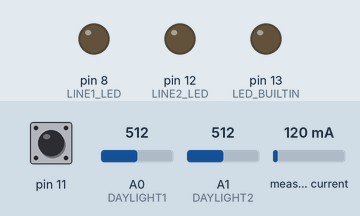
Recording of a program running on a simulated Arduino Nano, built with avr-gcc and run on an emulated ATmega328P. Shown: output pins drawn as LEDs (lit = HIGH). Inputs (shaded band) come from the test bench; at power-on: pin 11 HIGH, A0 (DAYLIGHT1) = 512, A1 (DAYLIGHT2) = 512, measured current 120 mA. Pins used as bus, display or sensor lines are not drawn; what the program prints to the serial monitor is not drawn.

Above: at 1.2 s.
1.3 s: pin 11 pulled LOW for 0.15 s
At 3.1 s:
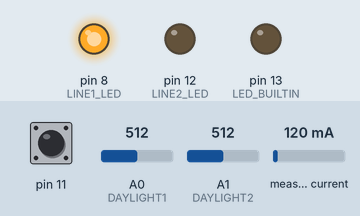
4.7 s: pin 11 pulled LOW for 1 s
At 6.9 s:
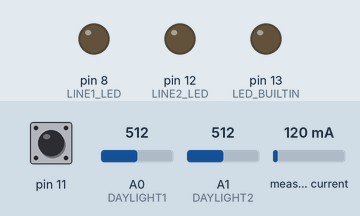
7.4 s: pin 11 pulled LOW for 3.2 s
At 11.8 s:
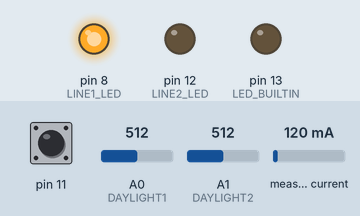
12.3 s: pin 11 pulsed LOW 5 times (0.12 s each, 0.3 s apart)
At 13.2 s:
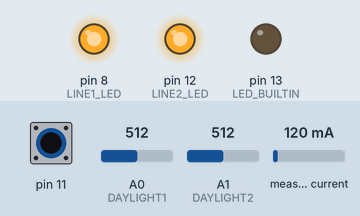
15.3 s: pin 11 pulsed LOW 2 times (0.12 s each, 0.3 s apart)
At 16.3 s:
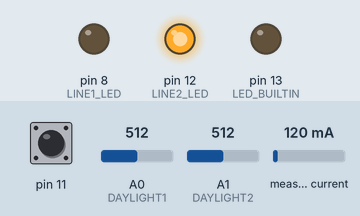
Timing chart, 0 to 18.3 s (numbered marks = the images above; inputs shaded):
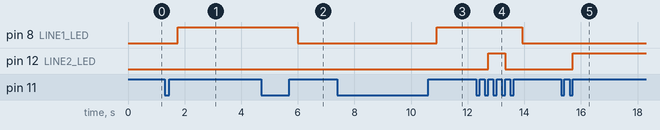

The program:

main.cpp
```cpp
#include <Arduino.h>
#include <avr/pgmspace.h>
#include <avr/wdt.h>
#include <SoftwareSerial.h>
#include <ACS712.h>
#include "definitions.h"
#include "functions.h"
#include "cmd.h"
#include "commands.h"
#include "buttons.h"

ACS712 sensor(ACS712_20A, POWERSENSOR);
double flow;

void setup()
 {
  pinMode(LED_BUILTIN, OUTPUT);
  pinMode(LINE1, OUTPUT);
  pinMode(LINE2, OUTPUT);
  pinMode(LINE1_LED, OUTPUT);
  pinMode(LINE2_LED, OUTPUT);
  LINE1_OFF();
  LINE2_OFF();
  SetupButtons();
  Serial.begin(9600);
  cmdInit(9600);
  while (!Serial);        //Περίμενε
  Serial.println(F("***** EEKYP - LIGHT AUTOMATION (c)2025 [1o EPAL PREVEZAS - EK PREVEZAS] *****"));
  Serial1.begin(9600);
  //cmdInit(9600);
  sensor.calibrate();
  init_commands(); //Αρχικοποίησε εντολές για την σειριακή γραμμή εντολών
  interval1 = millis();
 }

void loop()
 {
  but_prog.CheckBP();
  cmdPoll(); //Έλεγξε για εντολή στην κονσόλα
  if ((millis() - interval1) > AQUIRE_MS)
     {
      daylight1 = analogRead(DAYLIGHT1);
      daylight2 = analogRead(DAYLIGHT2);
      daylight1 = map(daylight1, 0, 1023, 0, 100);
      daylight2 = map(daylight2, 0, 1023, 0, 100);
      char tmp[70], current_cstr[6];
      flow = sensor.getCurrentAC();
      if (flow <= .07)
          flow = 0.0;
      dtostrf(flow, 2, 2, current_cstr);
      sprintf(tmp,"s_raw %d %d %s %d %d", daylight1, daylight2, current_cstr, line1_state, line2_state);
      //Serial.println(tmp); //Debug
      if (Serial1.available() == 0)
          Serial1.println(tmp);
      interval1 = millis();
     }
 }
```

buttons.h
```cpp
#define PULL_UP     HIGH
void SetupButtons(void);
void But_Click(void);
void But_Long_Click(void);
void But_Dbl_Click(void);

class Buttons
{
 private:
   int _pin;

    // Properties //
   ////////////////

   // Debounce period to prevent flickering when pressing or releasing the button (in ms)
   int Debounce;
   // Max period between clicks for a double click event (in ms)
   int DblClickDelay;
   // Hold period for a long press event (in ms)
   int LongPressDelay;

    // Variables //
   ///////////////

   // Value read from button
   boolean state;
   // Last value of button state
   boolean _lastState;
   // whether we're waiting for a double click (down)
   boolean _dblClickWaiting;
   // whether to register a double click on next release, or whether to wait and click
   boolean _dblClickOnNextUp;
   // whether it's OK to do a single click
   boolean _singleClickOK;

   // time the button was pressed down
   long _downTime;
   // time the button was released
   long _upTime;

   // whether to ignore the button release because the click+hold was triggered
   boolean _ignoreUP;
   // when held, whether to wait for the up event
   boolean _waitForUP;
   // whether or not the hold event happened already
   boolean _longPressHappened;

 public:
   void (*OnClick)(void);
   void (*OnDblClick)(void);
   void (*OnLongPress)(void);

 Buttons()
     {
      // Initialization of properties
      Debounce = 30;
      DblClickDelay = 300; //300
      LongPressDelay = 5000;

      // Initialization of variables
      state = true;
      _lastState = true;
      _dblClickWaiting = false;
      _dblClickOnNextUp = false;
      _singleClickOK = false; //Default = true
      _downTime = -1;
      _upTime = -1;
      _ignoreUP = false;
      _waitForUP = false;
      _longPressHappened = false;
     }

   void Configure(int pin)
      {
       _pin = pin;
       pinMode(_pin, INPUT_PULLUP); //Κάνε το pin είσοδο Pull Up
      }

   void CheckBP(void)
      {
       int resultEvent = 0;
       long millisRes = millis();
       state = digitalRead(_pin);
       //---- Κουμπί πατήθηκε ----
       if (state != PULL_UP && _lastState == PULL_UP  && (millisRes - _upTime) > Debounce)
          {
           //Serial.println("button down"); //Debug
           _downTime = millisRes;
           _ignoreUP = false;
           _waitForUP = false;
           _singleClickOK = true;
           _longPressHappened = false;
           if ((millisRes - _upTime) < DblClickDelay && _dblClickOnNextUp == false && _dblClickWaiting == true)
               _dblClickOnNextUp = true;
           else
               _dblClickOnNextUp = false;
           _dblClickWaiting = false;
          }
       // Button released
       else if (state == PULL_UP && _lastState != PULL_UP && (millisRes - _downTime) > Debounce)
          {
           //Serial.println("button up");
           if (_ignoreUP == false) //Replace "(!_ignoreUP)" by "(not _ignoreUP)"
              {
               _upTime = millisRes;
               if (_dblClickOnNextUp == false)
                   _dblClickWaiting = true;
               else
                  {
                   resultEvent = 2;
                   _dblClickOnNextUp = false;
                   _dblClickWaiting = false;
                   _singleClickOK = false;
                  }
              }
          }

       // Test for normal click event: DblClickDelay expired
       if (state == PULL_UP && (millisRes - _upTime) >= DblClickDelay && _dblClickWaiting == true && _dblClickOnNextUp == false && _singleClickOK == true && resultEvent != 2)
          {
           resultEvent = 1;
           _dblClickWaiting = false;
          }

       //----- Έλεγχος για παρατεταμένο πάτημα -----
       //Είναι πατημένο και ο χρόνος πέρασε την καθυστέρηση του LongPressDelay
       if (state != PULL_UP && (millisRes - _downTime) >= LongPressDelay)
          {
           //Πυροδότησε το παρατεταμένο πάτημα
           // Αν δεν πατήθηκε πριν παρατεταμένα
           if (_longPressHappened == false)
              {
               resultEvent = 3;
               _waitForUP = true;
               _ignoreUP = true;
               _dblClickOnNextUp = false;
               _dblClickWaiting = false;
               _downTime = millis(); //ισως δεν χρειάζεται
               _longPressHappened = true;
              }
          }
       _lastState = state;
       //if (resultEvent!=0)
       //  Serial.println((String)"resultEvent: " + (String) resultEvent);

       if (resultEvent == 1 && OnClick) OnClick();
       if (resultEvent == 2 && OnDblClick) OnDblClick();
       if (resultEvent == 3 && OnLongPress) OnLongPress();
       //  if (resultEvent != 0)
       //    Usb.println(resultEvent);
      } //Τέλος της CheckBP()
};  //Τέλος ορισμού της κλάσης

Buttons but_prog;

void SetupButtons()
{
 but_prog.Configure(BUTTON1);
 but_prog.OnClick = But_Click;
 but_prog.OnLongPress = But_Long_Click;
 but_prog.OnDblClick = But_Dbl_Click;
}

//Όταν πατιέται ένα κλικ στο button
void But_Click()
{
 //Serial.println("Button Click"); //Debug
 if (line1_state)
    { LINE1_OFF(); }
 else
    { LINE1_ON(); }
}

//Όταν πατιέται παρατεταμένα
void But_Long_Click()
{
 //Serial.println("Button Long Click"); //Debug
 if (Serial1.available() == 0) Serial1.println(F("defaults"));
}

//Όταν πατιέται διπλό κλικ
void But_Dbl_Click()
{
 //Serial.println("Button Double Click"); //Debug
 if (line2_state)
    { LINE2_OFF(); }
 else
    { LINE2_ON(); }
}
```

cmd.h
```cpp
#define MAX_MSG_SIZE    30

typedef void (*Func)(int argc, char **argv);

Func execFunc;

typedef struct _L_cmd
    {
	  const char *cmd;
	  const Func ExecSub;
	  const struct _L_cmd *next;
	} L_cmd;


const char cmd_prompt[] PROGMEM = "CMD >> ";
const char cmd_unrecog[] PROGMEM = "CMD: Command not recognized.";

void cmdInit(uint32_t);
void cmdPoll(void);
void cmd_handler(void);
void cmd_parse(char*);
void cmd_display(void);

byte msg[MAX_MSG_SIZE], *msg_ptr;

//Συνδεδεμένη λίστα με τις εντολές στην Program Memory
L_cmd *cmd_tbl;

SoftwareSerial Serial1(RxPin, TxPin);

void cmdInit(uint32_t speed)
{
 msg_ptr = msg; //Αρχικοποίηση του δείκτη msg_ptr
 cmd_display(); //Εμφάνισε prompt
 //Serial1.begin(speed);
}

void cmdPoll(void)
{
 while (Serial1.available())  //Serial.available για Hardware Serial
       {
        cmd_handler();
       }
}

void cmd_handler()
{
    char c = Serial1.read(); ////Serial.read() για Hardware Serial

    switch (c)
    {
	//Πατήθηκε το enter
    case '\r':
    case '\n':
        *msg_ptr = '\0';	//Τερμάτισε το msg με \0
        Serial.println((char *)msg); //Debug
        cmd_parse((char *)msg);	//Κάλεσε συνάρτηση ελέγχου της εντολής
        msg_ptr = msg;		//Δείξε στην αρχή του μηνύματος για την επόμενη φορά
        break;
    //Πατήθηκε το backspace
    case '\b':
    case 127:  //Αν χρησιμοποιώ το putty //Κανονικά '\b'
        //Serial.print(c);
        if (msg_ptr > msg)
        {
            msg_ptr--;
        }
        break;
    //Αποθήκευσε τους χαρακτήρες στο msg[] ώστε να δημιουργηθεί η εντολή
    default:
	    //Serial.print(c);
        *msg_ptr++ = c;
        break;
    }
}

void cmd_parse(char *cmd)
{
    byte argc, i = 0;
    char *argv[30];
    //char buf[40];
    L_cmd *cmd_entry;
    // parse the command line statement and break it up into space-delimited
    // strings. the array of strings will be saved in the argv array.
    if (strlen(cmd) > 0)
       {
        argv[i] = strtok(cmd, " ");
        do
          {
           argv[++i] = strtok(NULL, " ");
          } while ((i < 30) && (argv[i] != NULL));

        //Αποθήκευσε τον αριθμό των ορισμάτων
        argc = i;

	    //Αν δεν πατήθηκε απλώς enter
	    if (argv[0] != NULL)
	       {
	        //Ψάξε στο λεξικό να βρεις την εντολή που δόθηκε στο prompt. Το argv[0] έχει την εντολή
	        for (cmd_entry = cmd_tbl; cmd_entry != NULL; cmd_entry = (L_cmd*)pgm_read_word(&cmd_entry->next))
                {
                 if (!strcmp_P(argv[0], (char*)pgm_read_word(&cmd_entry->cmd)))
                    {
                     execFunc = (Func)pgm_read_word(&cmd_entry->ExecSub);
			         execFunc(argc, argv);
			         //cmd_display();
                     return;
                    }
                }
            //Η εντολή δεν αναγνωρίστηκε. Εμφάνισε μήνυμα λάθους
            //strcpy_P(buf, cmd_unrecog);
            Serial.println(F("Command not recognized."));
            //Serial.println(buf);
           }
       }

	//Εμφάνισε το prompt
	//cmd_display();
}

void cmd_display()
{
    char buf[40];
    strcpy_P(buf, cmd_prompt);
    Serial.print(buf);
}
```

commands.h
```cpp
void init_commands(void);
void printErr1(void);
void printErr2(void);
void soft_reset(int, char**);
void print_version(int, char**);
void help(int, char**);
void set_out(int, char**);

const char PROGMEM
   //        1         |           2         |         3            |         4            |          5          |
     ct01[] = "setout"   , ct02[] = "rst"      , ct03[] = "version"  , ct04[] = "?";

//Δομή συνδεδεμένης λίστας
const L_cmd PROGMEM cmd04 = {(char*) ct04   , help,             NULL}; //? Παρουσίασε εντολές
const L_cmd PROGMEM cmd03 = {(char*) ct03   , print_version,  &cmd04}; //Έκδοση λογισμικού
const L_cmd PROGMEM cmd02 = {(char*) ct02   , soft_reset,     &cmd03}; //Κάνει reset
const L_cmd PROGMEM cmd01 = {(char*) ct01   , set_out,     &cmd02}; //Βγάζει έξοδο σε pin


void init_commands(void)
{
 cmd_tbl = (L_cmd*) &cmd01;
}

void printErr1()
{
 Serial.println(F("Too few arguments"));
}

void printErr2()
{
 Serial.println(F("Syntax error"));
}

void soft_reset(int arg_cnt, char **args)
{
 resetFunc();
}

void print_version(int arg_cnt, char **args)
{
 Serial.print(F("Version: "));
 Serial.println(VERSION);
}

void set_out(int arg_cnt, char **args)
{
 if (arg_cnt > 2)
    {
     if (strcmp_P(args[1], PSTR("SW1")) == 0)
        {
         if (strcmp_P(args[2], PSTR("ON")) == 0)
            {
             LINE1_ON();
            }
         else if (strcmp_P(args[2], PSTR("OFF")) == 0)
            {
             LINE1_OFF();
            }
        }
     else if (strcmp_P(args[1], PSTR("SW2")) == 0)
        {
         if (strcmp_P(args[2], PSTR("ON")) == 0)
            {
             LINE2_ON();
            }
         else if (strcmp_P(args[2], PSTR("OFF")) == 0)
            {
             LINE2_OFF();
            }
        }
     else
         printErr2(); //Syntax error
    }
 else
     printErr1();
}

void help(int arg_cnt, char **args)
{
 char buf[10];
 L_cmd *cmd_entry;
 for (cmd_entry = cmd_tbl; cmd_entry != NULL; cmd_entry = (L_cmd*)pgm_read_word(&cmd_entry->next))
     {
      strcpy_P(buf, (char*)pgm_read_word(&cmd_entry->cmd));
      Serial.println(buf);
     }
}
```

definitions.h
```cpp
#define VERSION                "1.0 beta"

#define RxPin           6 //D6 Software Serial Rx
#define TxPin           7 //D7 Softwate Serial Tx
#define DAYLIGHT1       A0
#define DAYLIGHT2       A1
#define POWERSENSOR     A2
#define BUTTON1        11 //D11
#define LINE1           4 //D4
#define LINE2           5 //D5
#define LINE1_LED       8 //D8
#define LINE2_LED      12 //D12

//Ορισμοί χρονιστών λειτουργίας του συστήματος
#define AQUIRE_MS             1000   //Κάθε 1 δευτερόλεπτα (σε msec) διαβάζει αισθητήρες

//Μεταβλητές χρονιστών λειτουργίας
unsigned long interval1; //Κάθε πότε κάνει μέτρηση από αισθητήρες

//Μεταβλητές αισθητήρων φωτεινότητας
unsigned int daylight1, daylight2;
//float Tground1_S = 0.0, Tground2_S = 0.0; //Αθροίσματα τιμών κάθε 1sec
bool line1_state, line2_state;

#define LINE1_ON()     { digitalWrite(LINE1, LOW); digitalWrite(LINE1_LED, HIGH); line1_state = true;}
#define LINE1_OFF()    { digitalWrite(LINE1, HIGH); digitalWrite(LINE1_LED, LOW); line1_state = false;}
#define LINE2_ON()     { digitalWrite(LINE2, LOW); digitalWrite(LINE2_LED, HIGH); line2_state = true;}
#define LINE2_OFF()    { digitalWrite(LINE2, HIGH); digitalWrite(LINE2_LED, LOW); line2_state = false;}
```

functions.h
```cpp
//Κάνει software Reset τον AVR
void(* resetFunc)(void) = 0;

 float fmap(unsigned int x, unsigned int min, unsigned int max, unsigned int o_min, unsigned int o_max)
 {
  //if (x < min) x = min;
  float y = (float)(x - min) * (o_max - o_min) / (float)(max - min) + o_min;
  if (min > max)
     {
      if (x < max) x = max;
      y = (float)(min - x) * (o_max - o_min) / (float)(min - max) + o_min;
     }
  return y;
 }
```

Measured:
- after the input at 1.3 s, pin 8 (LINE1_LED): LOW → HIGH after 0.45 s
- after the input at 4.7 s, pin 8 (LINE1_LED): HIGH → LOW after 1.3 s
- after the input at 7.4 s, pin 8 (LINE1_LED): LOW → HIGH after 3.5 s
- after the input at 12.3 s, pin 8 (LINE1_LED): HIGH → LOW after 1.6 s; pin 12 (LINE2_LED): LOW → HIGH after 0.42 s, → LOW 0.60 s later
- after the input at 15.3 s, pin 12 (LINE2_LED): LOW → HIGH after 0.42 s
